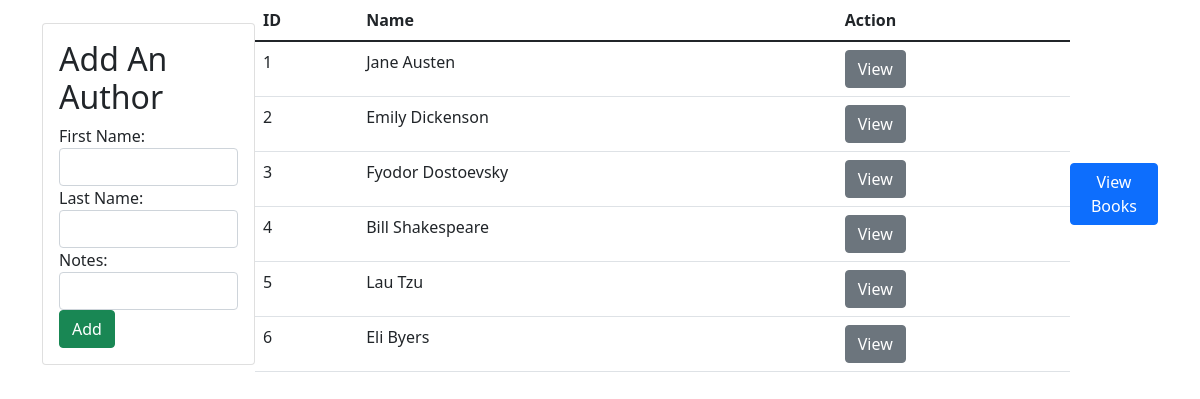
The app's page /authors with its own data.
### bookAuthorApp/models.py (models this page shows)
class Author(models.Model):
    firstName = models.CharField(max_length=255)
    lastName = models.CharField(max_length=255)
    notes = models.TextField()
    books = models.ManyToManyField(Book, related_name="authors")
    createdAt = models.DateTimeField(auto_now_add=True)
    updatedAt = models.DateTimeField(auto_now=True)

### bookAuthorApp/views.py (the view)
# urls.py: path('authors', views.authors),
def authors(request):
    context = {
        "authors": Author.objects.all()
    }
    return render(request, "authors.html", context)

### bookAuthorApp/templates/authors.html (shortened to what this page needs)
<!DOCTYPE html>
<html lang="en">
<head>
    <link href="https://cdn.jsdelivr.net/npm/bootstrap@5.1.3/dist/css/bootstrap.min.css" rel="stylesheet">
    {% load static %}
    <link rel="stylesheet" href="{% static 'css/style.css' %}">
</head>
<body>
    <div class="container d-flex justify-content-around align-items-center">
        <div class="card">
            <div class="card-body">
                <form action="/addAuthor", method="post">
                    <h2>Add An Author</h2>
                    <label for="firstName">First Name:</label>
                    <input class="form-control" type="text" name="firstName">
                    <label for="lastName">Last Name:</label>
                    <input class="form-control" type="text" name="lastName">
                    <label for="notes">Notes:</label>
                    <input class="form-control" type="textarea" name="notes">
                    <input class="btn btn-success" type="submit" value="Add">
                </form>
            </div>
        </div>
        <table class="table">
            <thead>
                <tr>
                    <th>ID</th>
                    <th>Name</th>
                    <th>Action</th>
                </tr>
            </thead>
            <tbody>
                {% for author in authors %}
                <tr>
                    <td>{{author.id}}</td>
                    <td>{{author.firstName}} {{author.lastName}}</td>
                    <td><a class="btn btn-secondary" href="/view/author/{{author.id}}">View</a></td>
                </tr>
                {% endfor %}
            </tbody>
        </table>
        <a class="btn btn-primary" href="/">View Books</a>
    </div>
</body>
</html>

### records on screen
Author: id "1", firstName "Jane", lastName "Austen"
Author: id "2", firstName "Emily", lastName "Dickenson"
Author: id "3", firstName "Fyodor", lastName "Dostoevsky"
Author: id "4", firstName "Bill", lastName "Shakespeare"
Author: id "5", firstName "Lau", lastName "Tzu"
Author: id "6", firstName "Eli", lastName "Byers"
